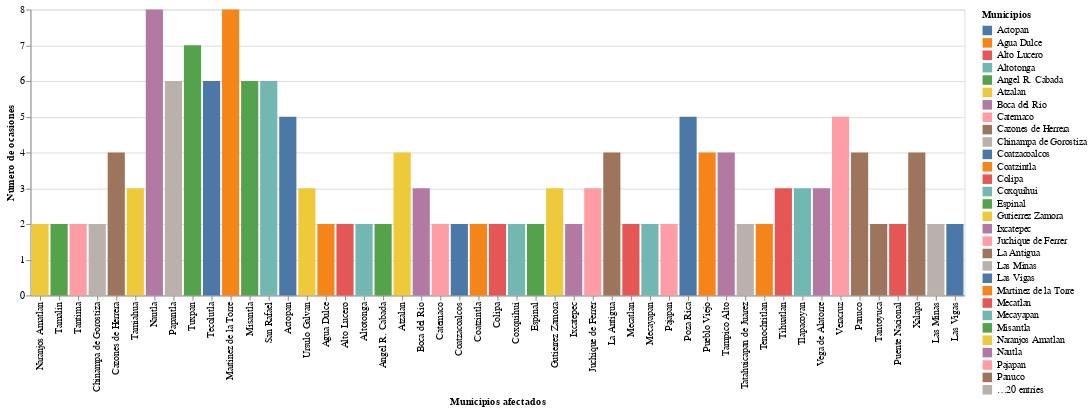

The notebook cell this image was saved under:
### Markdown cell above
#### **Municipios que se vieron afectados en repetidas ocasiones por los ciclones tropicales : 49**
#### ***Figura 4️⃣***

### Code cell
alt.Chart(dataCiclon).transform_aggregate(
    count='count()',
    groupby=['municipios_que_afecto']
).transform_filter(
    'datum.count >= 2'
).mark_bar().encode(
   alt.X('municipios_que_afecto:N', sort=alt.EncodingSortField(op='count'),title = "Municipios afectados"),
   alt.Y('count:Q', title = "Número de ocasiones"),
   alt.Color('municipios_que_afecto', title='Municipios')
)

### Figure 1 — Vega-Lite specification as saved in the notebook (floating-point values rounded to 4 significant figures; data arrays with more than 128 entries replaced by an {"elided": "..."} marker saying what was removed)
{"config": {"view": {"continuousWidth": 400, "continuousHeight": 300}}, "data": {"name": "data-62583512634776a7760d3ecb7534147e"}, "mark": "bar", "encoding": {"color": {"type": "nominal", "field": "municipios_que_afecto", "title": "Municipios"}, "x": {"type": "nominal", "field": "municipios_que_afecto", "sort": {"op": "count"}, "title": "Municipios afectados"}, "y": {"type": "quantitative", "field": "count", "title": "Número de ocasiones"}}, "transform": [{"aggregate": [{"op": "count", "as": "count"}], "groupby": ["municipios_que_afecto"]}, {"filter": "datum.count >= 2"}], "$schema": "https://vega.github.io/schema/vega-lite/v4.8.1.json", "datasets": {"data-62583512634776a7760d3ecb7534147e": {"elided": "227 records"}}}
